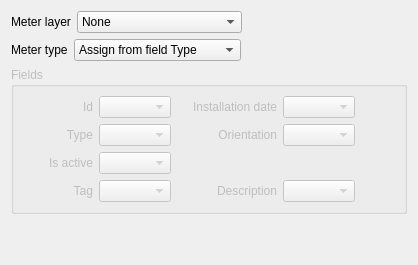
               <widget class="QWidget" name="tabMeters">
                <attribute name="title">
                 <string>Meters</string>
                </attribute>
                <layout class="QGridLayout" name="gridLayout_32">
                 <item row="0" column="0">
                  <layout class="QGridLayout" name="gridLayout_40">
                   <item row="0" column="0">
                    <layout class="QHBoxLayout" name="horizontalLayout_22">
                     <item>
                      <widget class="QLabel" name="label_85">
                       <property name="text">
                        <string>Meter layer</string>
                       </property>
                      </widget>
                     </item>
                     <item>
                      <widget class="QComboBox" name="cbMeterLayer">
                       <property name="sizePolicy">
                        <sizepolicy hsizetype="Expanding" vsizetype="Fixed">
                         <horstretch>0</horstretch>
                         <verstretch>0</verstretch>
                        </sizepolicy>
                       </property>
                       <item>
                        <property name="text">
                         <string>None</string>
                        </property>
                       </item>
                      </widget>
                     </item>
                     <item>
                      <spacer name="horizontalSpacer_46">
                       <property name="orientation">
                        <enum>Qt::Horizontal</enum>
                       </property>
                       <property name="sizeHint" stdset="0">
                        <size>
                         <width>40</width>
                         <height>20</height>
                        </size>
                       </property>
                      </spacer>
                     </item>
                    </layout>
                   </item>
                   <item row="3" column="0">
                    <spacer name="verticalSpacer_11">
                     <property name="orientation">
                      <enum>Qt::Vertical</enum>
                     </property>
                     <property name="sizeHint" stdset="0">
                      <size>
                       <width>20</width>
                       <height>40</height>
                      </size>
                     </property>
                    </spacer>
                   </item>
                   <item row="2" column="0">
                    <widget class="QGroupBox" name="gbMeter">
                     <property name="enabled">
                      <bool>false</bool>
                     </property>
                     <property name="sizePolicy">
                      <sizepolicy hsizetype="Expanding" vsizetype="Fixed">
                       <horstretch>0</horstretch>
                       <verstretch>0</verstretch>
                      </sizepolicy>
                     </property>
                     <property name="title">
                      <string>Fields</string>
                     </property>
                     <layout class="QGridLayout" name="gridLayout_41">
                      <item row="0" column="1">
                       <layout class="QGridLayout" name="gridLayout_42">
                        <item row="0" column="5">
                         <widget class="QComboBox" name="cbMeter_InstDate">
                          <property name="sizePolicy">
                           <sizepolicy hsizetype="Expanding" vsizetype="Fixed">
                            <horstretch>0</horstretch>
                            <verstretch>0</verstretch>
                           </sizepolicy>
                          </property>
                         </widget>
                        </item>
                        <item row="0" column="3">
                         <widget class="QLabel" name="label_80">
                          <property name="minimumSize">
                           <size>
                            <width>70</width>
                            <height>0</height>
                           </size>
                          </property>
                          <property name="text">
                           <string>Installation date</string>
                          </property>
                          <property name="alignment">
                           <set>Qt::AlignRight|Qt::AlignTrailing|Qt::AlignVCenter</set>
                          </property>
                         </widget>
                        </item>
                        <item row="3" column="5">
                         <widget class="QComboBox" name="cbMeter_Descr">
                          <property name="sizePolicy">
                           <sizepolicy hsizetype="Expanding" vsizetype="Fixed">
                            <horstretch>0</horstretch>
                            <verstretch>0</verstretch>
                           </sizepolicy>
                          </property>
                         </widget>
                        </item>
                        <item row="0" column="6">
                         <spacer name="horizontalSpacer_44">
                          <property name="orientation">
                           <enum>Qt::Horizontal</enum>
                          </property>
                          <property name="sizeHint" stdset="0">
                           <size>
                            <width>40</width>
                            <height>20</height>
                           </size>
                          </property>
                         </spacer>
                        </item>
                        <item row="3" column="0">
                         <widget class="QLabel" name="label_83">
                          <property name="minimumSize">
                           <size>
                            <width>70</width>
                            <height>0</height>
                           </size>
                          </property>
                          <property name="text">
                           <string>Tag</string>
                          </property>
                          <property name="alignment">
                           <set>Qt::AlignRight|Qt::AlignTrailing|Qt::AlignVCenter</set>
                          </property>
                         </widget>
                        </item>
                        <item row="0" column="0">
                         <widget class="QLabel" name="label_46">
                          <property name="minimumSize">
                           <size>
                            <width>70</width>
                            <height>0</height>
                           </size>
                          </property>
                          <property name="text">
                           <string>Id</string>
                          </property>
                          <property name="alignment">
                           <set>Qt::AlignRight|Qt::AlignTrailing|Qt::AlignVCenter</set>
                          </property>
                         </widget>
                        </item>
                        <item row="2" column="6">
                         <spacer name="horizontalSpacer_50">
                          <property name="orientation">
                           <enum>Qt::Horizontal</enum>
                          </property>
                          <property name="sizeHint" stdset="0">
                           <size>
                            <width>40</width>
                            <height>20</height>
                           </size>
                          </property>
                         </spacer>
                        </item>
                        <item row="3" column="2">
                         <widget class="QComboBox" name="cbMeter_Tag">
                          <property name="sizePolicy">
                           <sizepolicy hsizetype="Expanding" vsizetype="Fixed">
                            <horstretch>0</horstretch>
                            <verstretch>0</verstretch>
                           </sizepolicy>
                          </property>
                         </widget>
                        </item>
                        <item row="1" column="6">
                         <spacer name="horizontalSpacer_45">
                          <property name="orientation">
                           <enum>Qt::Horizontal</enum>
                          </property>
                          <property name="sizeHint" stdset="0">
                           <size>
                            <width>40</width>
                            <height>20</height>
                           </size>
                          </property>
                         </spacer>
                        </item>
                        <item row="3" column="3">
                         <widget class="QLabel" name="label_81">
                          <property name="minimumSize">
                           <size>
                            <width>100</width>
                            <height>0</height>
                           </size>
                          </property>
                          <property name="text">
                           <string>Description</string>
                          </property>
                          <property name="alignment">
                           <set>Qt::AlignRight|Qt::AlignTrailing|Qt::AlignVCenter</set>
                          </property>
                         </widget>
                        </item>
                        <item row="0" column="2">
                         <widget class="QComboBox" name="cbMeter_Id">
                          <property name="sizePolicy">
                           <sizepolicy hsizetype="Expanding" vsizetype="Fixed">
                            <horstretch>0</horstretch>
                            <verstretch>0</verstretch>
                           </sizepolicy>
                          </property>
                         </widget>
                        </item>
                        <item row="3" column="6">
                         <spacer name="horizontalSpacer_43">
                          <property name="orientation">
                           <enum>Qt::Horizontal</enum>
                          </property>
                          <property name="sizeHint" stdset="0">
                           <size>
                            <width>40</width>
                            <height>20</height>
                           </size>
                          </property>
                         </spacer>
                        </item>
                        <item row="2" column="0">
                         <widget class="QLabel" name="label_82">
                          <property name="minimumSize">
                           <size>
                            <width>70</width>
                            <height>0</height>
                           </size>
                          </property>
                          <property name="text">
                           <string>Is active</string>
                          </property>
                          <property name="alignment">
                           <set>Qt::AlignRight|Qt::AlignTrailing|Qt::AlignVCenter</set>
                          </property>
                         </widget>
                        </item>
                        <item row="1" column="3">
                         <widget class="QLabel" name="label_87">
                          <property name="minimumSize">
                           <size>
                            <width>70</width>
                            <height>0</height>
                           </size>
                          </property>
                          <property name="text">
                           <string>Orientation</string>
                          </property>
                          <property name="alignment">
                           <set>Qt::AlignRight|Qt::AlignTrailing|Qt::AlignVCenter</set>
                          </property>
                         </widget>
                        </item>
                        <item row="1" column="5">
                         <widget class="QComboBox" name="cbMeter_Orientation">
                          <property name="sizePolicy">
                           <sizepolicy hsizetype="Expanding" vsizetype="Fixed">
                            <horstretch>0</horstretch>
                            <verstretch>0</verstretch>
                           </sizepolicy>
                          </property>
                         </widget>
                        </item>
                        <item row="2" column="2">
                         <widget class="QComboBox" name="cbMeter_Active">
                          <property name="sizePolicy">
                           <sizepolicy hsizetype="Expanding" vsizetype="Fixed">
                            <horstretch>0</horstretch>
                            <verstretch>0</verstretch>
                           </sizepolicy>
                          </property>
                         </widget>
                        </item>
                        <item row="1" column="0">
                         <widget class="QLabel" name="label_84">
                          <property name="minimumSize">
                           <size>
                            <width>70</width>
                            <height>0</height>
                           </size>
                          </property>
                          <property name="text">
                           <string>Type</string>
                          </property>
                          <property name="alignment">
                           <set>Qt::AlignRight|Qt::AlignTrailing|Qt::AlignVCenter</set>
                          </property>
                         </widget>
                        </item>
                        <item row="1" column="2">
                         <widget class="QComboBox" name="cbMeter_Type">
                          <property name="sizePolicy">
                           <sizepolicy hsizetype="Expanding" vsizetype="Fixed">
                            <horstretch>0</horstretch>
                            <verstretch>0</verstretch>
                           </sizepolicy>
                          </property>
                         </widget>
                        </item>
                       </layout>
                      </item>
                     </layout>
                    </widget>
                   </item>
                   <item row="1" column="0">
                    <layout class="QHBoxLayout" name="horizontalLayout_9">
                     <item>
                      <widget class="QLabel" name="label_86">
                       <property name="text">
                        <string>Meter type</string>
                       </property>
                      </widget>
                     </item>
                     <item>
                      <widget class="QComboBox" name="cbMeterType">
                       <property name="sizePolicy">
                        <sizepolicy hsizetype="Expanding" vsizetype="Fixed">
                         <horstretch>0</horstretch>
                         <verstretch>0</verstretch>
                        </sizepolicy>
                       </property>
                       <item>
                        <property name="text">
                         <string>Assign from field Type</string>
                        </property>
                       </item>
                       <item>
                        <property name="text">
                         <string>Manometer</string>
                        </property>
                       </item>
                       <item>
                        <property name="text">
                         <string>Flowmeter</string>
                        </property>
                       </item>
                       <item>
                        <property name="text">
                         <string>Countermeter</string>
                        </property>
                       </item>
                       <item>
                        <property name="text">
                         <string>Level Sensor</string>
                        </property>
                       </item>
                       <item>
                        <property name="text">
                         <string>Differencial manometer</string>
                        </property>
                       </item>
                       <item>
                        <property name="text">
                         <string>Quality Sensor</string>
                        </property>
                       </item>
                       <item>
                        <property name="text">
                         <string>Energy Sensor</string>
                        </property>
                       </item>
                       <item>
                        <property name="text">
                         <string>Status Sensor</string>
                        </property>
                       </item>
                       <item>
                        <property name="text">
                         <string>Valve Opening</string>
                        </property>
                       </item>
                       <item>
                        <property name="text">
                         <string>Tachometer</string>
                        </property>
                       </item>
                      </widget>
                     </item>
                     <item>
                      <spacer name="horizontalSpacer_47">
                       <property name="orientation">
                        <enum>Qt::Horizontal</enum>
                       </property>
                       <property name="sizeHint" stdset="0">
                        <size>
                         <width>40</width>
                         <height>20</height>
                        </size>
                       </property>
                      </spacer>
                     </item>
                    </layout>
                   </item>
                  </layout>
                 </item>
                </layout>
               </widget>
